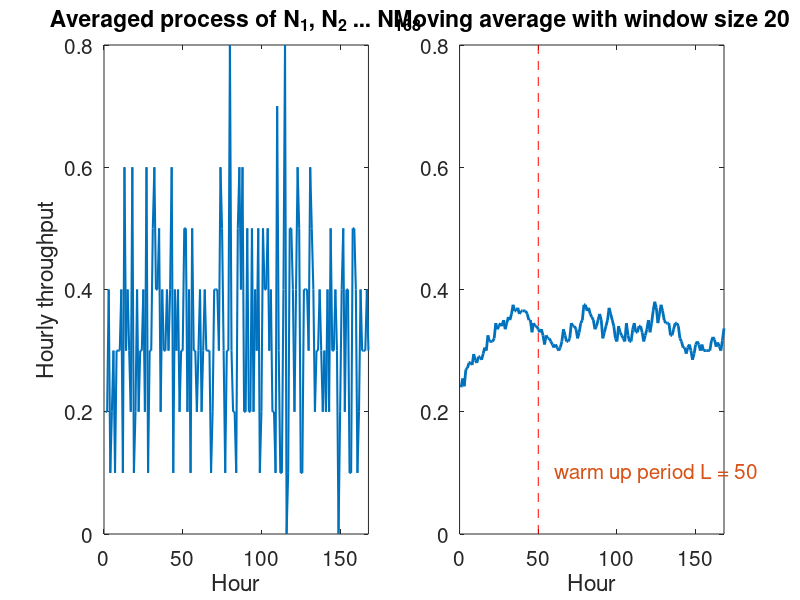

Recreate this plot in MATLAB. (Note: this script raises an error after producing the figure.)
%%%%%% Throughput plots
tp_data = csvread('output-1.csv',1,0); 
time = tp_data(:,1)/60; % time stamp when throughput increases by 1
simulation_time = ceil(max(time));

replication = 1;
hourly_tp = zeros(simulation_time,10);
cur_time = time(1); prev_time = 0;
i = 2;
while true
    tp_list = zeros(simulation_time,1);
    while cur_time > prev_time && i <= length(time)
        prev_time = cur_time; cur_time = time(i);
        i = i + 1;
        tp_list(ceil(cur_time)) = tp_list(ceil(cur_time)) + 1;
    end
    hourly_tp(:,replication) = tp_list;
    replication = replication + 1; 
    if i >= length(time)
        break
    end
    prev_time = cur_time; cur_time = time(i); i = i + 1;
end

figure('Position', [0 0 1200 300]); subplot(1,2,1);
avg_hourly_tp = mean(hourly_tp, 2);
plot(linspace(1,simulation_time,simulation_time),  ...
    avg_hourly_tp, 'LineWidth', 1.5);
xlim([0 simulation_time]); ylim([0 0.8]); 
set(gca, 'FontSize',15);  ylabel('Hourly throughput');
xlabel('Hour'); title('Averaged process of N_1, N_2 ... N_{168}');

subplot(1,2,2);
move_avg = movmean(avg_hourly_tp, 20);
plot(linspace(1,simulation_time,simulation_time),  ...
    move_avg, 'LineWidth', 2); hold on;
line([50 50],[0 0.8],'Color','red','LineStyle','--'); 
text(60,0.1,'warm up period L = 50','Color',...
    [0.8500 0.3250 0.0980],'FontSize',15); 
xlim([0 simulation_time]);  ylim([0 0.8]); set(gca, 'FontSize',15); 
xlabel('Hour'); title('Moving average with window size 20');

% warm up time L = 50
Xs = mean(hourly_tp(51:simulation_time,:),1);
bar_X = mean(Xs)
left_CI = bar_X - tinv(0.95,9)*(var(Xs)/10)^0.5
right_CI = bar_X + tinv(0.95,9)*(var(Xs)/10)^0.5

%%%%%% Average delay plots
file = 'simpy_results13.csv'; 
delay_data = csvread(file,1,0); 
time = delay_data(:,1)/60; % time stamp when throughput increases by 1
delaytime = delay_data(:,2);
simulation_time = ceil(max(time));

replication = 1;
hourly_delay = zeros(simulation_time,10);
cur_time = time(1); prev_time = 0;
i = 2;
while true
    dt_list = zeros(simulation_time,1);
    while cur_time > prev_time && i <= length(time)
        prev_time = cur_time; cur_time = time(i);
        if ceil(cur_time) == ceil(prev_time)
            dt_list(ceil(cur_time)) = dt_list(ceil(cur_time))*0.5 + ...
                delaytime(i)*0.5;
        else
            dt_list(ceil(cur_time)) = dt_list(ceil(cur_time)) + ...
                delaytime(i);
        end
        i = i + 1;
    end
    hourly_delay(:,replication) = dt_list;
    replication = replication + 1; 
    if i >= length(time)
        break
    end
    prev_time = cur_time; cur_time = time(i); i = i + 1;
end

avg_hourly_delay = mean(hourly_delay, 2);
move_avg = movmean(avg_hourly_delay, 200);

figure('Position', [0 0 1200 300]); subplot(1,2,1);
plot(linspace(1,simulation_time,simulation_time),  ...
    avg_hourly_delay, 'LineWidth', 1.5);
xlim([0 simulation_time]); set(gca, 'FontSize',18);
ylabel('Averaged delay (Minutes)'); 
xlabel('Hour'); title('Averaged delay in each hour');

subplot(1,2,2);
plot(linspace(1,simulation_time,simulation_time),  ...
    move_avg, 'LineWidth', 1.5); hold on;
ylim([-5 15]); xlim([0 simulation_time]); set(gca, 'FontSize',18);
ylabel('Averaged delay (Minutes)');
xlabel('Hour'); title('Moving average');

line([150 150],[-5 15],'Color','red','LineStyle','--'); 
text(160,0,'warm up period L = 150','Color',...
    [0.8500 0.3250 0.0980],'FontSize',18); 

Xs = mean(hourly_delay(151:simulation_time,:),1);
bar_X = mean(Xs)
left_CI = bar_X - tinv(0.90,9)*(var(Xs)/10)^0.5
right_CI = bar_X + tinv(0.90,9)*(var(Xs)/10)^0.5